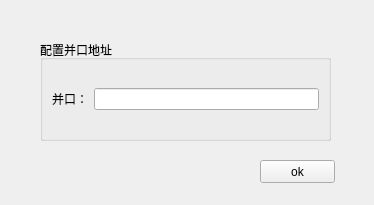
<?xml version="1.0" encoding="UTF-8"?>
<ui version="4.0">
 <class>SLSetting</class>
 <widget class="QWidget" name="SLSetting">
  <property name="geometry">
   <rect>
    <x>0</x>
    <y>0</y>
    <width>374</width>
    <height>205</height>
   </rect>
  </property>
  <property name="windowTitle">
   <string>Form</string>
  </property>
  <widget class="QGroupBox" name="groupBox">
   <property name="geometry">
    <rect>
     <x>40</x>
     <y>40</y>
     <width>291</width>
     <height>101</height>
    </rect>
   </property>
   <property name="title">
    <string>配置并口地址</string>
   </property>
   <layout class="QHBoxLayout" name="horizontalLayout">
    <item>
     <widget class="QLabel" name="label">
      <property name="text">
       <string>并口：</string>
      </property>
     </widget>
    </item>
    <item>
     <widget class="QLineEdit" name="portEdit"/>
    </item>
   </layout>
  </widget>
  <widget class="QPushButton" name="ok_btn">
   <property name="geometry">
    <rect>
     <x>260</x>
     <y>160</y>
     <width>75</width>
     <height>23</height>
    </rect>
   </property>
   <property name="text">
    <string>ok</string>
   </property>
  </widget>
  <widget class="QLabel" name="tishi">
   <property name="geometry">
    <rect>
     <x>30</x>
     <y>170</y>
     <width>151</width>
     <height>16</height>
    </rect>
   </property>
   <property name="font">
    <font>
     <italic>true</italic>
    </font>
   </property>
   <property name="styleSheet">
    <string notr="true">color:red</string>
   </property>
   <property name="text">
    <string/>
   </property>
  </widget>
 </widget>
 <resources/>
 <connections/>
</ui>
